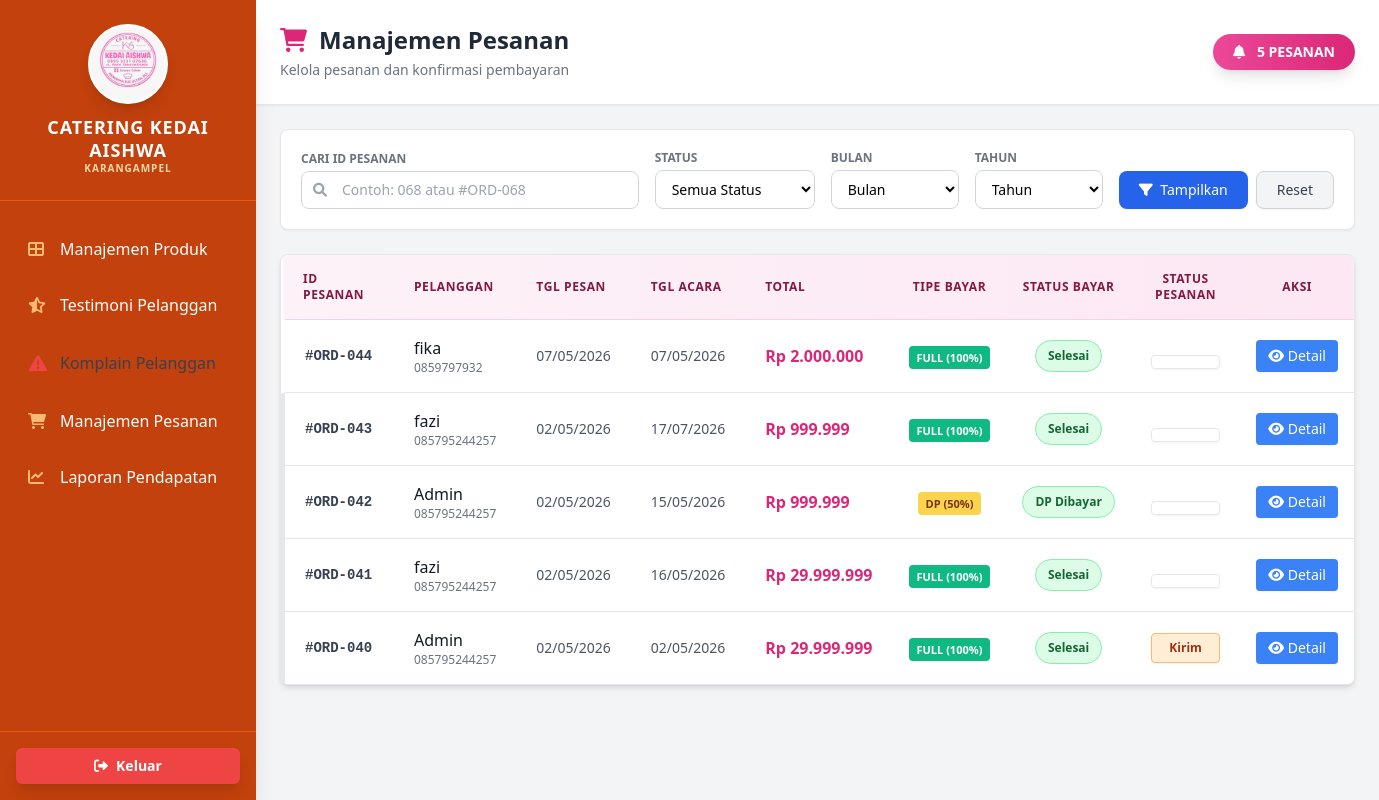
Screenshot of /pelanggan/dashboard_admin/manajemen_pesanan.php (signed in) with the database file from the repository.
### tables this page shows
CREATE TABLE `pesanan` (
  `pesanan_id` int(11) NOT NULL,
  `user_id` int(11) DEFAULT NULL,
  `tanggal_pesan` date DEFAULT NULL,
  `tanggal_acara` date DEFAULT NULL,
  `waktu_acara` time DEFAULT NULL,
  `alamat` text DEFAULT NULL,
  `no_handphone` varchar(15) DEFAULT NULL,
  `total_pesan` decimal(15,2) DEFAULT NULL,
  `status_pesanan` varchar(50) DEFAULT NULL,
  `catatan` text DEFAULT NULL
);

CREATE TABLE `users` (
  `user_id` int(11) NOT NULL,
  `nama_lengkap` varchar(100) NOT NULL,
  `email` varchar(100) NOT NULL,
  `password` varchar(100) DEFAULT NULL,
  `role` enum('admin','pelanggan') DEFAULT 'pelanggan'
);

CREATE TABLE `pembayaran` (
  `pembayaran_id` int(11) NOT NULL,
  `pesanan_id` int(11) DEFAULT NULL,
  `metode_pembayaran` varchar(50) DEFAULT NULL,
  `tanggal_pembayaran` date DEFAULT NULL,
  `waktu_pembayaran` time DEFAULT NULL,
  `total_pembayaran` decimal(15,2) DEFAULT NULL,
  `status_pembayaran` varchar(50) DEFAULT 'Belum Bayar',
  `jumlah_dp` decimal(15,2) DEFAULT 0.00,
  `status_dp` varchar(50) DEFAULT 'Belum Bayar',
  `tanggal_dp` date DEFAULT NULL,
  `waktu_dp` time DEFAULT NULL
);

### pelanggan/dashboard_admin/manajemen_pesanan.php (the view, shortened to what the rows shown need)
<?php
include 'koneksi.php';
$where_sql = "";
$query = "
    SELECT
        p.pesanan_id,
        p.user_id,
        u.nama_lengkap,
        p.tanggal_pesan,
        p.tanggal_acara,
        p.waktu_acara,
        p.alamat,
        p.no_handphone,
        p.catatan,
        p.total_pesan,
        p.status_pesanan,
        pb.pembayaran_id,
        pb.metode_pembayaran,
        pb.total_pembayaran,
        pb.status_pembayaran,
        pb.status_dp,
        pb.jumlah_dp
    FROM pesanan p
    LEFT JOIN users u ON p.user_id = u.user_id
    LEFT JOIN pembayaran pb ON p.pesanan_id = pb.pesanan_id
    $where_sql
    ORDER BY p.pesanan_id DESC
";
$result = mysqli_query($conn, $query);
$pesanan_list = [];
while ($row = mysqli_fetch_assoc($result)) {
    $pesanan_list[] = $row;
}
?>
<!DOCTYPE html>
<html lang="id">
<head>
    <script src="https://cdn.tailwindcss.com"></script>
    <link rel="stylesheet" href="https://cdnjs.cloudflare.com/ajax/libs/font-awesome/6.0.0/css/all.min.css">
</head>
<body class="bg-gray-100">
    <div class="flex">
        <?php include('sidebar.php'); ?>
        <main class="flex-1 flex flex-col h-screen">
            <header class="bg-white shadow-sm border-b border-gray-200 p-6 flex justify-between items-center">
                <div>
                    <h2 class="text-2xl font-bold text-gray-800 flex items-center">
                        <i class="fas fa-shopping-cart text-pink-600 mr-3"></i> Manajemen Pesanan
                    </h2>
                </div>
            </header>
            <div class="flex-1 p-6 overflow-y-auto">
                <div class="bg-white rounded-lg shadow-md overflow-hidden border border-gray-200">
                    <div class="overflow-x-auto">
                        <table class="w-full">
                            <thead class="bg-gradient-to-r from-pink-50 to-pink-100 border-b border-pink-200">
                                <tr>
                                    <th class="px-5 py-4 text-left text-xs font-bold text-pink-900 uppercase tracking-wider">ID Pesanan</th>
                                    <th class="px-5 py-4 text-left text-xs font-bold text-pink-900 uppercase tracking-wider">Pelanggan</th>
                                    <th class="px-5 py-4 text-left text-xs font-bold text-pink-900 uppercase tracking-wider">Tgl Pesan</th>
                                    <th class="px-5 py-4 text-left text-xs font-bold text-pink-900 uppercase tracking-wider">Tgl Acara</th>
                                    <th class="px-5 py-4 text-left text-xs font-bold text-pink-900 uppercase tracking-wider">Total</th>
                                    <th class="px-4 py-4 text-center text-xs font-bold text-pink-900 uppercase tracking-wider">Tipe Bayar</th>
                                    <th class="px-4 py-4 text-center text-xs font-bold text-pink-900 uppercase tracking-wider">Status Bayar</th>
                                    <th class="px-5 py-4 text-center text-xs font-bold text-pink-900 uppercase tracking-wider">Status Pesanan</th>
                                    <th class="px-4 py-4 text-center text-xs font-bold text-pink-900 uppercase tracking-wider">Aksi</th>
                                </tr>
                            </thead>
                            <tbody class="divide-y divide-gray-200">
                                <?php if (!empty($pesanan_list)): ?>
                                    <?php foreach ($pesanan_list as $pesanan):
                                        $detail_query = mysqli_query($conn, "
                                            SELECT dp.*, m.nama_menu, m.gambar, t.nama_tambahan
                                            FROM detail_pesanan dp
                                            LEFT JOIN menu m ON dp.menu_id = m.menu_id
                                            LEFT JOIN tambahan t ON dp.tambahan_id = t.tambahan_id
                                            WHERE dp.pesanan_id = {$pesanan['pesanan_id']}
                                        ");
                                        $details = [];
                                        while ($d = mysqli_fetch_assoc($detail_query)) { $details[] = $d; }
                                        $payment_status = $pesanan['status_pembayaran'] ?? 'Belum Bayar';
                                        $status_dp = $pesanan['status_dp'] ?? 'Belum Bayar';
                                        $is_paid = ($payment_status === 'Selesai' || $status_dp === 'Selesai');
                                        $tipe_pembayaran = 'Belum Ada';
                                        $badge_class = '';
                                        if ($status_dp == 'Selesai') { $tipe_pembayaran = 'DP (50%)'; $badge_class = 'badge-dp'; }
                                        elseif ($payment_status == 'Selesai') { $tipe_pembayaran = 'FULL (100%)'; $badge_class = 'badge-full'; }
                                        $status_db = $pesanan['status_pesanan'];
                                        $next_status = '';
                                        $btn_text = '';
                                        $btn_class = '';
                                        $confirm_msg = '';
                                        $clickable = true;
                                        if (!$is_paid) {
                                            if ($status_db === 'Dibatalkan') {
                                                $btn_text = 'Dibatalkan';
                                                $btn_class = 'bg-red-100 text-red-700 border-red-300 cursor-not-allowed opacity-75';
                                                $clickable = false;
                                            } else {
                                                $btn_text = 'Menunggu Bayar';
                                                $btn_class = 'bg-gray-100 text-gray-700 border-gray-300 hover:bg-red-100 hover:text-red-700 hover:border-red-400';
                                                $next_status = 'Dibatalkan';
                                                $confirm_msg = 'Pelanggan belum membayar. Batalkan pesanan ini?';
                                            }
                                        } else {
                                            if (empty($status_db) || $status_db === 'Menunggu Bayar' || $status_db === 'Pending') {
                                                $btn_text = 'Pending';
                                                $btn_class = 'bg-yellow-100 text-yellow-800 border-yellow-300 hover:bg-blue-100 hover:text-blue-700 hover:border-blue-400';
                                                $next_status = 'Diproses';
                                                $confirm_msg = 'Pembayaran valid. Ubah status menjadi PROSES?';
                                            } elseif ($status_db === 'Diproses') {
                                                $btn_text = 'Proses';
                                                $btn_class = 'bg-blue-100 text-blue-800 border-blue-300 hover:bg-orange-100 hover:text-orange-700 hover:border-orange-400';
                                                $next_status = 'Dikirim';
                                                $confirm_msg = 'Pesanan sudah siap? Ubah status menjadi KIRIM?';
                                            } elseif ($status_db === 'Dikirim') {
                                                $btn_text = 'Kirim';
                                                $btn_class = 'bg-orange-100 text-orange-800 border-orange-300 hover:bg-green-100 hover:text-green-700 hover:border-green-400';
                                                $next_status = 'Selesai';
                                                $confirm_msg = 'Pesanan sudah diterima? Ubah status menjadi SELESAI?';
                                            } elseif ($status_db === 'Selesai') {
                                                $btn_text = 'Selesai';
                                                $btn_class = 'bg-green-100 text-green-800 border-green-300 cursor-not-allowed';
                                                $clickable = false;
                                            }
                                        }
                                        if ($clickable) {
                                            $ui_status_pesanan = "
                                            <button onclick=\"confirmNextStatus({$pesanan['pesanan_id']}, '$next_status', '$confirm_msg')\"
                                                    class='text-xs font-bold border rounded px-3 py-1.5 w-full max-w-[120px] shadow-sm transition duration-200 $btn_class'>
                                                $btn_text
                                            </button>";
                                        } else {
                                            $ui_status_pesanan = "
                                            <span class='text-xs font-bold border rounded px-3 py-1.5 w-full max-w-[120px] inline-block $btn_class'>
                                                $btn_text
                                            </span>";
                                        }
                                    ?>
                                    <tr class="hover:bg-pink-50 transition duration-200 border-l-4 border-transparent hover:border-pink-500 bg-white">
                                        <td class="px-5 py-4 whitespace-nowrap font-mono text-sm font-bold text-gray-700">#ORD-<?php echo str_pad($pesanan['pesanan_id'], 3, '0', STR_PAD_LEFT); ?></td>
                                        <td class="px-5 py-4 whitespace-nowrap">
                                            <div class="font-medium text-gray-900"><?php echo htmlspecialchars($pesanan['nama_lengkap'] ?? 'N/A'); ?></div>
                                            <div class="text-xs text-gray-500"><?php echo htmlspecialchars($pesanan['no_handphone'] ?? ''); ?></div>
                                        </td>
                                        <td class="px-5 py-4 whitespace-nowrap text-sm text-gray-600"><?php echo date('d/m/Y', strtotime($pesanan['tanggal_pesan'])); ?></td>
                                        <td class="px-5 py-4 whitespace-nowrap text-sm text-gray-600"><?php echo $pesanan['tanggal_acara'] != '0000-00-00' ? date('d/m/Y', strtotime($pesanan['tanggal_acara'])) : '-'; ?></td>
                                        <td class="px-5 py-4 whitespace-nowrap font-bold text-pink-600">Rp <?php echo number_format($pesanan['total_pesan'], 0, ',', '.'); ?></td>
                                        <td class="px-4 py-4 whitespace-nowrap text-center"><span class="<?php echo $badge_class; ?>"><?php echo $tipe_pembayaran; ?></span></td>
                                        <td class="px-4 py-4 whitespace-nowrap text-center">
                                            <span class="status-badge <?php echo $is_paid ? 'payment-sudah' : 'payment-belum'; ?>">
                                                <?php echo ($status_dp == 'Selesai') ? 'DP Dibayar' : (($payment_status === 'Selesai') ? 'Selesai' : 'Belum Bayar'); ?>
                                            </span>
                                        </td>
                                        <td class="px-5 py-4 whitespace-nowrap text-center"><?php echo $ui_status_pesanan; ?></td>
                                        <td class="px-4 py-4 whitespace-nowrap text-center">
                                            <button class="bg-blue-500 hover:bg-blue-600 text-white px-3 py-1.5 rounded text-sm transition duration-200 font-medium shadow-sm"
                                                    onclick="showDetailModal(<?php echo htmlspecialchars(json_encode($pesanan)); ?>, <?php echo htmlspecialchars(json_encode($details)); ?>)">
                                                <i class="fas fa-eye"></i> Detail
                                            </button>
                                        </td>
                                    </tr>
                                    <?php endforeach; ?>
                                <?php endif; ?>
                            </tbody>
                        </table>
                    </div>
                </div>
            </div>
        </main>
    </div>
</body>
</html>

### rows the page displays
pesanan: pesanan_id "044", user.nama_lengkap "fika", no_handphone "0859797932", tanggal_pesan "07/05/2026", tanggal_acara "07/05/2026", total_pesan "2.000.000", pembayaran.status_dp+status_pembayaran "FULL (100%)", shows "Selesai"
pesanan: pesanan_id "043", user.nama_lengkap "fazi", no_handphone "085795244257", tanggal_pesan "02/05/2026", tanggal_acara "17/07/2026", total_pesan "999.999", pembayaran.status_dp+status_pembayaran "FULL (100%)", shows "Selesai"
pesanan: pesanan_id "042", user.nama_lengkap "Admin", no_handphone "085795244257", tanggal_pesan "02/05/2026", tanggal_acara "15/05/2026", total_pesan "999.999", pembayaran.status_dp "DP (50%)", shows "DP Dibayar"
pesanan: pesanan_id "041", user.nama_lengkap "fazi", no_handphone "085795244257", tanggal_pesan "02/05/2026", tanggal_acara "16/05/2026", total_pesan "29.999.999", pembayaran.status_dp+status_pembayaran "FULL (100%)", shows "Selesai"
pesanan: pesanan_id "040", user.nama_lengkap "Admin", no_handphone "085795244257", tanggal_pesan "02/05/2026", tanggal_acara "02/05/2026", total_pesan "29.999.999", pembayaran.status_dp+status_pembayaran "FULL (100%)", shows "Selesai", status_pesanan "Kirim"

### other values shown
count($pesanan_list) "5"
